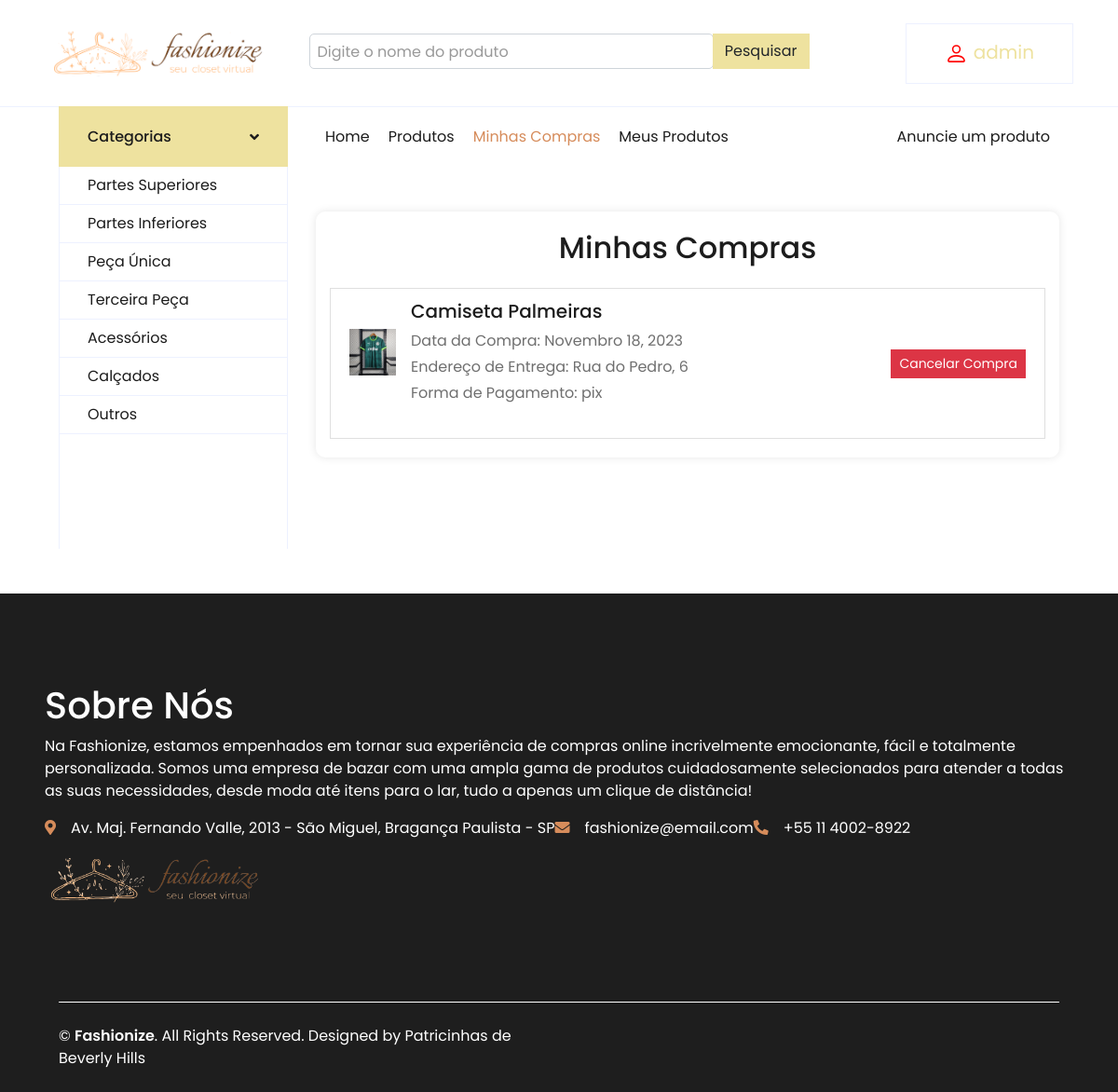
The page /minhas_compras/ (signed in) on the database its author committed.
### website/models.py (models this page shows, shortened)
class Compra(models.Model):
    usuario = models.ForeignKey(User, on_delete=models.CASCADE)
    produto = models.ForeignKey(Produto, on_delete=models.CASCADE)
    data_compra = models.DateTimeField(default=timezone.now)
    confirmada = models.BooleanField(default=False)
    endereco_entrega = models.CharField(max_length=255, blank=True, null=True)
    forma_pagamento = models.CharField(max_length=50, blank=True, null=True)

class Produto(models.Model):
    usuario = models.ForeignKey(User, on_delete=models.CASCADE, default=1)
    titulo = models.CharField(max_length=100)
    thumb = models.ImageField(upload_to='img_produto')
    descricao = models.TextField(max_length=1000)
    categoria = models.ForeignKey(Categoria, on_delete=models.CASCADE)
    data_criacao = models.DateTimeField(default=timezone.now)
    preco = models.DecimalField(max_digits=5, decimal_places=2)

### website/views.py (the view)
# urls.py: path('minhas_compras/', views.minhas_compras, name='minhas_compras'),
@login_required
def minhas_compras(request):
    compras = Compra.objects.filter(usuario=request.user)
    return render(request, 'minhas_compras.html', {'compras': compras})

### website/templates/minhas_compras.html (shortened to what this page needs)
<!DOCTYPE html>
<html lang="pt-br">
{% load static %}
<head>
    <link href="https://cdnjs.cloudflare.com/ajax/libs/font-awesome/5.10.0/css/all.min.css" rel="stylesheet">
    <link href="{% static 'lib/owlcarousel/assets/owl.carousel.min.css' %}" rel="stylesheet">
    <link rel=”stylesheet” href=”https://cdn.jsdelivr.net/npm/bootstrap@5.0.2/dist/css/bootstrap.min.css”/>
    <link rel=”stylesheet” href=”https://cdn.jsdelivr.net/npm/bootstrap-icons@1.5.0/font/bootstrap-icons.css”/>
    <link href="{% static 'css/style.css' %}" rel="stylesheet">
</head>
<body>
{% include 'commom/topbar.html' %}
<div class="container-fluid mb-5">
    <div class="row border-top px-xl-5">
        <div class="col-lg-3 d-none d-lg-block">
            <a class="btn shadow-none d-flex align-items-center justify-content-between bg-primary text-white w-100"
               data-toggle="collapse" href="#navbar-vertical" style="height: 65px; margin-top: -1px; padding: 0 30px;">
                <h6 class="m-0">Categorias</h6>
                <i class="fa fa-angle-down text-dark"></i>
            </a>
            <nav class="collapse show navbar navbar-vertical navbar-light align-items-start p-0 border border-top-0 border-bottom-0"
                 id="navbar-vertical">
                <div class="navbar-nav w-100 overflow-hidden" style="height: 410px">
                    <a href="categoria/1" class="nav-item nav-link">Partes Superiores</a>
                    <a href="categoria/2" class="nav-item nav-link">Partes Inferiores</a>
                    <a href="categoria/4" class="nav-item nav-link">Peça Única</a>
                    <a href="categoria/5" class="nav-item nav-link">Terceira Peça</a>
                    <a href="categoria/6" class="nav-item nav-link">Acessórios</a>
                    <a href="categoria/7" class="nav-item nav-link">Calçados</a>
                    <a href="categoria/8" class="nav-item nav-link">Outros</a>
                </div>
            </nav>
        </div>
        <div class="col-lg-9">
            <nav class="navbar navbar-expand-lg bg-light navbar-light py-3 py-lg-0 px-0">
                <div class="collapse navbar-collapse justify-content-between" id="navbarCollapse">
                    <div class="navbar-nav mr-auto py-0">
                        <a href="{% url 'index' %}" class="nav-item nav-link">Home</a>
                        <a href="{% url 'shop' %}" class="nav-item nav-link">Produtos</a>
                        <a href="{% url 'minhas_compras' %}" class="nav-item nav-link active">Minhas Compras</a>
                        <a href="{% url 'meus_produtos' %}" class="nav-item nav-link">Meus Produtos</a>
                    </div>
                    <div class="navbar-nav ml-auto py-0">
                        <a href="{% url 'cadastro_prod' %}" class="nav-item nav-link">Anuncie um produto</a>
                    </div>
                </div>
            </nav>
            <div class="container mt-5">
                <h2 class="mb-4">Minhas Compras</h2>
                {% if compras %}
                    <ul class="list-group">
                        {% for compra in compras %}
                            <li class="list-group-item d-flex justify-content-between align-items-center">
                                <div class="d-flex align-items-center mb-4">
                                    <img src="{{ compra.produto.thumb.url }}" alt="{{ compra.produto.titulo }}"
                                         width="50" height=auto class="mr-3">
                                    <div>
                                        <h5>{{ compra.produto.titulo }}</h5>
                                        <p class="mb-1">Data da Compra: {{ compra.data_compra|date:"F d, Y" }}</p>
                                        <p class="mb-1">Endereço de Entrega: {{ compra.endereco_entrega }}</p>
                                        <p class="mb-0">Forma de Pagamento: {{ compra.forma_pagamento }}</p>
                                    </div>
                                </div>
                                <div>
                                    <a href="{% url 'excluir_compra' compra.id %}" class="btn btn-danger btn-sm">Cancelar
                                        Compra</a>
                                </div>
                            </li>
                        {% endfor %}
                    </ul>
                {% else %}
                    <p class="mt-4">Nenhuma compra encontrada.</p>
                {% endif %}
            </div>
        </div>
    </div>
</div>
{% include 'commom/footer.html' %}
</body>
</html>

### website/templates/commom/topbar.html (shortened to what this page needs)
{% load static %}
<div class="row align-items-center py-3 px-xl-5">
    <div class="col-lg-3 d-none d-lg-block">
        <a href="{% url 'index' %}" class="text-decoration-none">
            <h1 class="m-0 display-5 font-weight-semi-bold"><span class="text-primary font-weight-bold"><img
                    src="{% static 'img/logo2.png' %}" height="70px"></span></h1>
        </a>
    </div>
    <div class="col-lg-6 col-6 text-left">
        <form method="get" action="{% url 'pesquisar_produto' %}" class="mb-4">
            <div class="input-group">
                <input type="text" class="form-control" placeholder="Digite o nome do produto" name="q"
                       value="{{ query }}">
                <div class="input-group-append">
                    <button class="btn btn-primary" type="submit">Pesquisar</button>
                </div>
            </div>
        </form>
    </div>
    <div class="col-lg-3 col-6 text-right">
        <div class="btn border">
            {% if user.is_authenticated %}
                <button class="navbar-toggler" type="button" data-toggle="collapse" data-target="#navbarNav"
                        aria-controls="navbarNav" aria-expanded="false" aria-label="Toggle navigation">
                    <a href="#" class="nav-link">
                        {{ user.get_username }}
                    </a>
                </button>
                </div>
            {% else %}
                <div style="display: flex; justify-content: space-between">
                    <a href="{% url 'login' %}" class="nav-item nav-link">Login</a>
                    <a href="{% url 'cadastro' %}" class="nav-item nav-link">Cadastro</a>
                </div>
            {% endif %}
    </div>
</div>

### rows shown on the page
Compra: produto.thumb (picture), produto.titulo "Camiseta Palmeiras", data_compra "Novembro 18, 2023", endereco_entrega "Rua do Pedro, 6", forma_pagamento "pix"

### other values the page prints
{{ user.get_username }} "admin"
